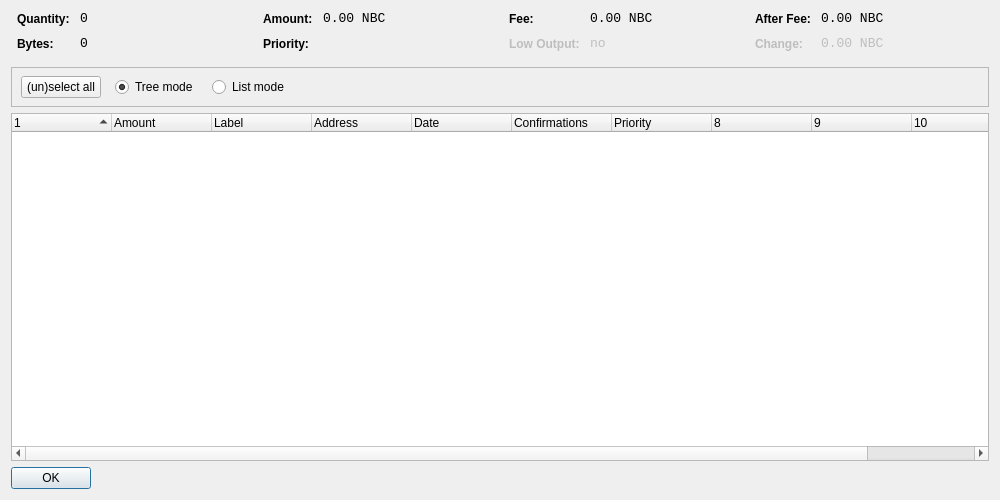
<?xml version="1.0" encoding="UTF-8"?>
<ui version="4.0">
 <class>CoinControlDialog</class>
 <widget class="QDialog" name="CoinControlDialog">
  <property name="geometry">
   <rect>
    <x>0</x>
    <y>0</y>
    <width>1000</width>
    <height>500</height>
   </rect>
  </property>
  <property name="windowTitle">
   <string>Coin Control</string>
  </property>
  <layout class="QVBoxLayout" name="verticalLayout">
   <item>
    <layout class="QHBoxLayout" name="horizontalLayoutTop" stretch="0,0,0,0">
     <property name="topMargin">
      <number>0</number>
     </property>
     <property name="bottomMargin">
      <number>10</number>
     </property>
     <item>
      <layout class="QFormLayout" name="formLayoutCoinControl1">
       <property name="horizontalSpacing">
        <number>10</number>
       </property>
       <property name="verticalSpacing">
        <number>10</number>
       </property>
       <property name="leftMargin">
        <number>6</number>
       </property>
       <property name="rightMargin">
        <number>6</number>
       </property>
       <item row="0" column="0">
        <widget class="QLabel" name="labelCoinControlQuantityText">
         <property name="styleSheet">
          <string notr="true">font-weight:bold;</string>
         </property>
         <property name="text">
          <string>Quantity:</string>
         </property>
        </widget>
       </item>
       <item row="0" column="1">
        <widget class="QLabel" name="labelCoinControlQuantity">
         <property name="font">
          <font>
           <family>Monospace</family>
           <pointsize>10</pointsize>
          </font>
         </property>
         <property name="cursor">
          <cursorShape>IBeamCursor</cursorShape>
         </property>
         <property name="contextMenuPolicy">
          <enum>Qt::ActionsContextMenu</enum>
         </property>
         <property name="text">
          <string notr="true">0</string>
         </property>
         <property name="textInteractionFlags">
          <set>Qt::LinksAccessibleByMouse|Qt::TextSelectableByKeyboard|Qt::TextSelectableByMouse</set>
         </property>
        </widget>
       </item>
       <item row="1" column="0">
        <widget class="QLabel" name="labelCoinControlBytesText">
         <property name="styleSheet">
          <string notr="true">font-weight:bold;</string>
         </property>
         <property name="text">
          <string>Bytes:</string>
         </property>
        </widget>
       </item>
       <item row="1" column="1">
        <widget class="QLabel" name="labelCoinControlBytes">
         <property name="font">
          <font>
           <family>Monospace</family>
           <pointsize>10</pointsize>
          </font>
         </property>
         <property name="cursor">
          <cursorShape>IBeamCursor</cursorShape>
         </property>
         <property name="contextMenuPolicy">
          <enum>Qt::ActionsContextMenu</enum>
         </property>
         <property name="text">
          <string notr="true">0</string>
         </property>
         <property name="textInteractionFlags">
          <set>Qt::LinksAccessibleByMouse|Qt::TextSelectableByKeyboard|Qt::TextSelectableByMouse</set>
         </property>
        </widget>
       </item>
      </layout>
     </item>
     <item>
      <layout class="QFormLayout" name="formLayoutCoinControl2">
       <property name="horizontalSpacing">
        <number>10</number>
       </property>
       <property name="verticalSpacing">
        <number>10</number>
       </property>
       <property name="leftMargin">
        <number>6</number>
       </property>
       <property name="rightMargin">
        <number>6</number>
       </property>
       <item row="0" column="0">
        <widget class="QLabel" name="labelCoinControlAmountText">
         <property name="styleSheet">
          <string notr="true">font-weight:bold;</string>
         </property>
         <property name="text">
          <string>Amount:</string>
         </property>
        </widget>
       </item>
       <item row="0" column="1">
        <widget class="QLabel" name="labelCoinControlAmount">
         <property name="font">
          <font>
           <family>Monospace</family>
           <pointsize>10</pointsize>
          </font>
         </property>
         <property name="cursor">
          <cursorShape>IBeamCursor</cursorShape>
         </property>
         <property name="contextMenuPolicy">
          <enum>Qt::ActionsContextMenu</enum>
         </property>
         <property name="text">
          <string notr="true">0.00 NBC</string>
         </property>
         <property name="textInteractionFlags">
          <set>Qt::LinksAccessibleByMouse|Qt::TextSelectableByKeyboard|Qt::TextSelectableByMouse</set>
         </property>
        </widget>
       </item>
       <item row="1" column="0">
        <widget class="QLabel" name="labelCoinControlPriorityText">
         <property name="styleSheet">
          <string notr="true">font-weight:bold;</string>
         </property>
         <property name="text">
          <string>Priority:</string>
         </property>
        </widget>
       </item>
       <item row="1" column="1">
        <widget class="QLabel" name="labelCoinControlPriority">
         <property name="font">
          <font>
           <family>Monospace</family>
           <pointsize>10</pointsize>
          </font>
         </property>
         <property name="cursor">
          <cursorShape>IBeamCursor</cursorShape>
         </property>
         <property name="contextMenuPolicy">
          <enum>Qt::ActionsContextMenu</enum>
         </property>
         <property name="text">
          <string/>
         </property>
         <property name="textInteractionFlags">
          <set>Qt::LinksAccessibleByMouse|Qt::TextSelectableByKeyboard|Qt::TextSelectableByMouse</set>
         </property>
        </widget>
       </item>
      </layout>
     </item>
     <item>
      <layout class="QFormLayout" name="formLayoutCoinControl3">
       <property name="horizontalSpacing">
        <number>10</number>
       </property>
       <property name="verticalSpacing">
        <number>10</number>
       </property>
       <property name="leftMargin">
        <number>6</number>
       </property>
       <property name="rightMargin">
        <number>6</number>
       </property>
       <item row="0" column="0">
        <widget class="QLabel" name="labelCoinControlFeeText">
         <property name="styleSheet">
          <string notr="true">font-weight:bold;</string>
         </property>
         <property name="text">
          <string>Fee:</string>
         </property>
        </widget>
       </item>
       <item row="0" column="1">
        <widget class="QLabel" name="labelCoinControlFee">
         <property name="font">
          <font>
           <family>Monospace</family>
           <pointsize>10</pointsize>
          </font>
         </property>
         <property name="cursor">
          <cursorShape>IBeamCursor</cursorShape>
         </property>
         <property name="contextMenuPolicy">
          <enum>Qt::ActionsContextMenu</enum>
         </property>
         <property name="text">
          <string notr="true">0.00 NBC</string>
         </property>
         <property name="textInteractionFlags">
          <set>Qt::LinksAccessibleByMouse|Qt::TextSelectableByKeyboard|Qt::TextSelectableByMouse</set>
         </property>
        </widget>
       </item>
       <item row="1" column="0">
        <widget class="QLabel" name="labelCoinControlLowOutputText">
         <property name="enabled">
          <bool>false</bool>
         </property>
         <property name="styleSheet">
          <string notr="true">font-weight:bold;</string>
         </property>
         <property name="text">
          <string>Low Output:</string>
         </property>
        </widget>
       </item>
       <item row="1" column="1">
        <widget class="QLabel" name="labelCoinControlLowOutput">
         <property name="enabled">
          <bool>false</bool>
         </property>
         <property name="font">
          <font>
           <family>Monospace</family>
           <pointsize>10</pointsize>
          </font>
         </property>
         <property name="cursor">
          <cursorShape>IBeamCursor</cursorShape>
         </property>
         <property name="contextMenuPolicy">
          <enum>Qt::ActionsContextMenu</enum>
         </property>
         <property name="text">
          <string notr="true">no</string>
         </property>
         <property name="textInteractionFlags">
          <set>Qt::LinksAccessibleByMouse|Qt::TextSelectableByKeyboard|Qt::TextSelectableByMouse</set>
         </property>
        </widget>
       </item>
      </layout>
     </item>
     <item>
      <layout class="QFormLayout" name="formLayoutCoinControl4">
       <property name="horizontalSpacing">
        <number>10</number>
       </property>
       <property name="verticalSpacing">
        <number>10</number>
       </property>
       <property name="leftMargin">
        <number>6</number>
       </property>
       <property name="rightMargin">
        <number>6</number>
       </property>
       <item row="0" column="0">
        <widget class="QLabel" name="labelCoinControlAfterFeeText">
         <property name="styleSheet">
          <string notr="true">font-weight:bold;</string>
         </property>
         <property name="text">
          <string>After Fee:</string>
         </property>
        </widget>
       </item>
       <item row="0" column="1">
        <widget class="QLabel" name="labelCoinControlAfterFee">
         <property name="font">
          <font>
           <family>Monospace</family>
           <pointsize>10</pointsize>
          </font>
         </property>
         <property name="cursor">
          <cursorShape>IBeamCursor</cursorShape>
         </property>
         <property name="contextMenuPolicy">
          <enum>Qt::ActionsContextMenu</enum>
         </property>
         <property name="text">
          <string notr="true">0.00 NBC</string>
         </property>
         <property name="textInteractionFlags">
          <set>Qt::LinksAccessibleByMouse|Qt::TextSelectableByKeyboard|Qt::TextSelectableByMouse</set>
         </property>
        </widget>
       </item>
       <item row="1" column="0">
        <widget class="QLabel" name="labelCoinControlChangeText">
         <property name="enabled">
          <bool>false</bool>
         </property>
         <property name="styleSheet">
          <string notr="true">font-weight:bold;</string>
         </property>
         <property name="text">
          <string>Change:</string>
         </property>
        </widget>
       </item>
       <item row="1" column="1">
        <widget class="QLabel" name="labelCoinControlChange">
         <property name="enabled">
          <bool>false</bool>
         </property>
         <property name="font">
          <font>
           <family>Monospace</family>
           <pointsize>10</pointsize>
          </font>
         </property>
         <property name="cursor">
          <cursorShape>IBeamCursor</cursorShape>
         </property>
         <property name="contextMenuPolicy">
          <enum>Qt::ActionsContextMenu</enum>
         </property>
         <property name="text">
          <string notr="true">0.00 NBC</string>
         </property>
         <property name="textInteractionFlags">
          <set>Qt::LinksAccessibleByMouse|Qt::TextSelectableByKeyboard|Qt::TextSelectableByMouse</set>
         </property>
        </widget>
       </item>
      </layout>
     </item>
    </layout>
   </item>
   <item>
    <widget class="QFrame" name="frame">
     <property name="minimumSize">
      <size>
       <width>0</width>
       <height>40</height>
      </size>
     </property>
     <property name="frameShape">
      <enum>QFrame::StyledPanel</enum>
     </property>
     <property name="frameShadow">
      <enum>QFrame::Sunken</enum>
     </property>
     <widget class="QWidget" name="horizontalLayoutWidget">
      <property name="geometry">
       <rect>
        <x>10</x>
        <y>0</y>
        <width>781</width>
        <height>41</height>
       </rect>
      </property>
      <layout class="QHBoxLayout" name="horizontalLayoutPanel" stretch="0,0,0,0,0">
       <property name="spacing">
        <number>14</number>
       </property>
       <item>
        <widget class="QPushButton" name="pushButtonSelectAll">
         <property name="sizePolicy">
          <sizepolicy hsizetype="Maximum" vsizetype="Fixed">
           <horstretch>0</horstretch>
           <verstretch>0</verstretch>
          </sizepolicy>
         </property>
         <property name="text">
          <string>(un)select all</string>
         </property>
        </widget>
       </item>
       <item>
        <widget class="QRadioButton" name="radioTreeMode">
         <property name="sizePolicy">
          <sizepolicy hsizetype="Maximum" vsizetype="Fixed">
           <horstretch>0</horstretch>
           <verstretch>0</verstretch>
          </sizepolicy>
         </property>
         <property name="text">
          <string>Tree mode</string>
         </property>
         <property name="checked">
          <bool>true</bool>
         </property>
        </widget>
       </item>
       <item>
        <widget class="QRadioButton" name="radioListMode">
         <property name="sizePolicy">
          <sizepolicy hsizetype="Maximum" vsizetype="Fixed">
           <horstretch>0</horstretch>
           <verstretch>0</verstretch>
          </sizepolicy>
         </property>
         <property name="text">
          <string>List mode</string>
         </property>
        </widget>
       </item>
       <item>
        <spacer name="horizontalSpacer">
         <property name="orientation">
          <enum>Qt::Horizontal</enum>
         </property>
         <property name="sizeHint" stdset="0">
          <size>
           <width>40</width>
           <height>20</height>
          </size>
         </property>
        </spacer>
       </item>
      </layout>
     </widget>
    </widget>
   </item>
   <item>
    <widget class="CoinControlTreeWidget" name="treeWidget">
     <property name="contextMenuPolicy">
      <enum>Qt::CustomContextMenu</enum>
     </property>
     <property name="sortingEnabled">
      <bool>false</bool>
     </property>
     <property name="columnCount">
      <number>11</number>
     </property>
     <attribute name="headerShowSortIndicator" stdset="0">
      <bool>true</bool>
     </attribute>
     <attribute name="headerStretchLastSection">
      <bool>false</bool>
     </attribute>
     <column>
      <property name="text">
       <string/>
      </property>
     </column>
     <column>
      <property name="text">
       <string>Amount</string>
      </property>
     </column>
     <column>
      <property name="text">
       <string>Label</string>
      </property>
     </column>
     <column>
      <property name="text">
       <string>Address</string>
      </property>
     </column>
     <column>
      <property name="text">
       <string>Date</string>
      </property>
     </column>
     <column>
      <property name="text">
       <string>Confirmations</string>
      </property>
      <property name="toolTip">
       <string>Confirmed</string>
      </property>
     </column>
     <column>
      <property name="text">
       <string>Priority</string>
      </property>
     </column>
     <column>
      <property name="text">
       <string/>
      </property>
     </column>
     <column>
      <property name="text">
       <string/>
      </property>
     </column>
     <column>
      <property name="text">
       <string/>
      </property>
     </column>
     <column>
      <property name="text">
       <string/>
      </property>
     </column>
    </widget>
   </item>
   <item>
    <widget class="QDialogButtonBox" name="buttonBox">
     <property name="sizePolicy">
      <sizepolicy hsizetype="Maximum" vsizetype="Fixed">
       <horstretch>0</horstretch>
       <verstretch>0</verstretch>
      </sizepolicy>
     </property>
     <property name="orientation">
      <enum>Qt::Horizontal</enum>
     </property>
     <property name="standardButtons">
      <set>QDialogButtonBox::Ok</set>
     </property>
    </widget>
   </item>
  </layout>
 </widget>
 <customwidgets>
  <customwidget>
   <class>CoinControlTreeWidget</class>
   <extends>QTreeWidget</extends>
   <header>coincontroltreewidget.h</header>
  </customwidget>
 </customwidgets>
 <resources/>
 <connections/>
</ui>
